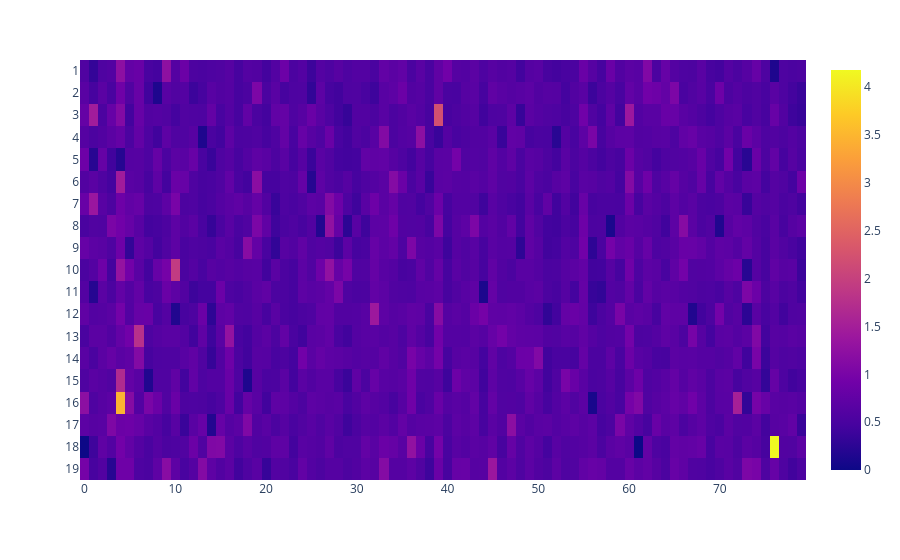

Notebook code cell kept with this figure:
### Code cell
px.imshow(w.loc[:,'1':].T)

### Figure 1 — Plotly figure (JSON) as saved in the notebook; plotly's stock layout.template omitted (floating-point values rounded to 4 significant figures; data arrays with more than 128 entries replaced by an {"elided": "..."} marker saying what was removed)
{"data": [{"coloraxis": "coloraxis", "hovertemplate": "x: %{x}<br>y: %{y}<br>color: %{z}<extra></extra>", "name": "0", "type": "heatmap", "x": [0, 1, 2, 3, 4, 5, 6, 7, 8, 9, 10, 11, 12, 13, 14, 15, 16, 17, 18, 19, 20, 21, 22, 23, 24, 25, 26, 27, 28, 29, 30, 31, 32, 33, 34, 35, 36, 37, 38, 39, 40, 41, 42, 43, 44, 45, 46, 47, 48, 49, 50, 51, 52, 53, 54, 55, 56, 57, 58, 59, 60, 61, 62, 63, 64, 65, 66, 67, 68, 69, 70, 71, 72, 73, 74, 75, 76, 77, 78, 79], "xaxis": "x", "y": ["1", "2", "3", "4", "5", "6", "7", "8", "9", "10", "11", "12", "13", "14", "15", "16", "17", "18", "19"], "yaxis": "y", "z": {"elided": "19x80 float values"}}], "layout": {"coloraxis": {"colorscale": [[0, "#0d0887"], [0.1111, "#46039f"], [0.2222, "#7201a8"], [0.3333, "#9c179e"], [0.4444, "#bd3786"], [0.5556, "#d8576b"], [0.6667, "#ed7953"], [0.7778, "#fb9f3a"], [0.8889, "#fdca26"], [1, "#f0f921"]]}, "margin": {"t": 60}, "xaxis": {"anchor": "y", "constrain": "domain", "domain": [0, 1], "scaleanchor": "y"}, "yaxis": {"anchor": "x", "autorange": "reversed", "constrain": "domain", "domain": [0, 1]}}}
